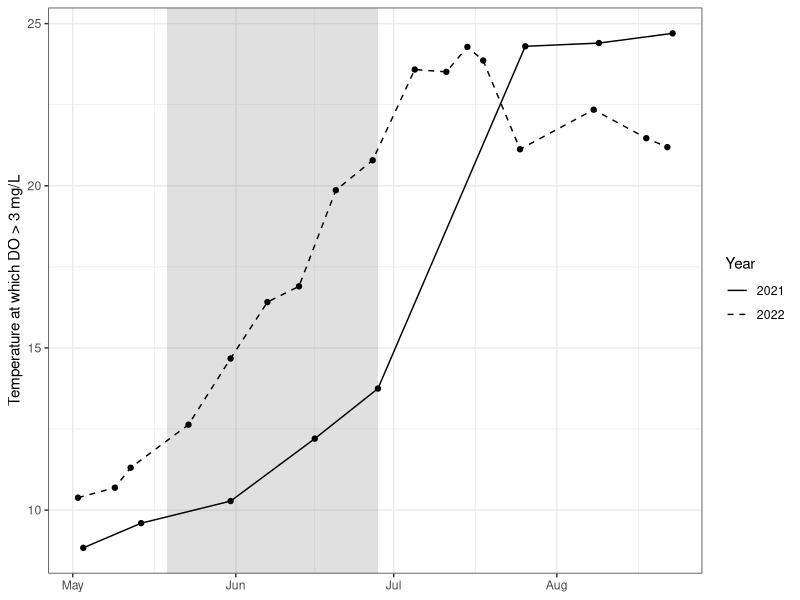
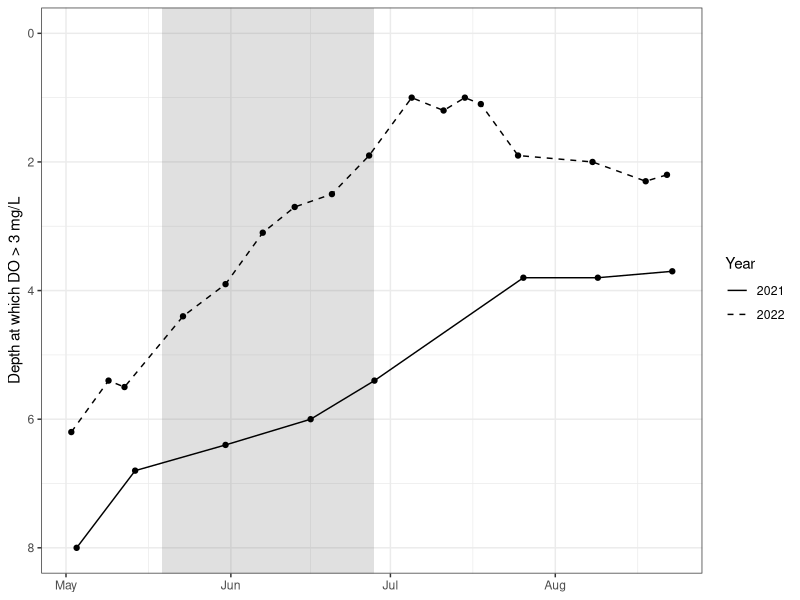

Here is the R script that generated these plots, in order:
## ---- chunk 1
knitr::opts_chunk$set(echo = TRUE)
library(tidyverse)
library(lubridate)

df.final <- read_csv("../Processed_data/CTD trimmed.csv")

# Make a directory for Figures if there isn't one
if (!dir.exists("../Figs")){dir.create("../Figs")}
## ---- chunk 2
oxy <- df.final%>%
  filter(DO_mgL<3)%>%
  group_by(Date,Site)%>%
  summarize(tdo3 = Temp_C[which.min(Depth_m)],
            Depth_m = min(Depth_m))%>%
  mutate(Year = as.factor(year(Date)),
         DOY = yday(Date),
         Date_22 = DOY+as.Date("2021-12-31"))%>%
  filter(year(Date)%in% c(2021,2022))

lines_rect <- data.frame(closed = as.Date("2022-06-28"), 
                         opened = as.Date("2022-05-19"), 
                         Year = 2022, year_class = "2022")

jpeg("../Figs/SI_TDO3.jpg",res = 300, units = "in",width = 6, height = 4)
oxy%>%
  filter(Site==50,
         month(Date)>4,
         month(Date)<9)%>%
  ggplot()+
  geom_rect(aes(xmin = opened,xmax = closed,ymin=-Inf,ymax=Inf),
              fill = "grey40", data = lines_rect, alpha = 0.2)+
  geom_point(aes(x = Date_22, y = tdo3))+
  geom_line(aes(x = Date_22, y = tdo3, lty = Year))+
  ylab("Temperature at which DO > 3 mg/L")+
  scale_linetype_manual(values = c("solid","dashed"))+
  theme_bw()+
  theme(axis.title.x = element_blank())
dev.off()

jpeg("../Figs/SI_Depth_DO3.jpg",res = 300, units = "in",width = 6, height = 4)
oxy%>%
  filter(Site==50,
         month(Date)>4,
         month(Date)<9)%>%
  ggplot()+
  geom_rect(aes(xmin = opened,xmax = closed,ymin=-Inf,ymax=Inf),
              fill = "grey40", data = lines_rect, alpha = 0.2)+
  geom_point(aes(x = Date_22, y = Depth_m))+
  geom_line(aes(x = Date_22, y = Depth_m, lty = Year))+
  ylab("Depth at which DO > 3 mg/L")+
  scale_linetype_manual(values = c("solid","dashed"))+
  scale_y_reverse(lim = c(NA,0))+
  theme_bw()+
  theme(axis.title.x = element_blank())
dev.off()
